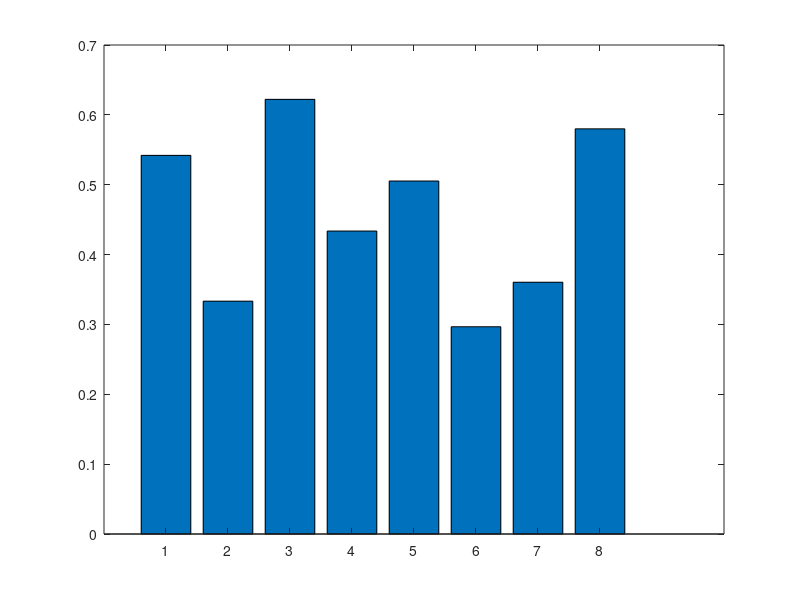

The MATLAB source for this figure: (Note: this script raises an error after producing the figure.)
% data from ./result/result_total.json
title = {'among us', 'apex lengend', ...
'fortnite', 'minecraft', 'overwatch', 'mario odyssey', 'botw', ...
 'roblox'};
x = [0.5420;0.3333;0.6222;0.4337;0.5053;0.2967;0.3604;0.58];
b = bar(x);

% set value on top of the bar
xtip = b.XEndPoints;
ytip = b.YEndPoints;
lable = string(b.YData);
text(xtip, ytip, lable, 'HorizontalAlignment','center',...
    'VerticalAlignment','bottom');

% set xlabel & ylabel
ylabel('clickbait per video');
set(gca, 'xticklabel', title);

% change color of the bar
b.FaceColor = 'flat';
b.CData(1,:) = [0.5 0 0];
b.CData(2,:) = [1 1 0];
b.CData(3,:) = [1 0 0.5];
b.CData(4,:) = [0 0.5 0.5];
b.CData(5,:) = [1 0.5 0.5];
b.CData(6,:) = [0.5 1 1];
b.CData(7,:) = [0 0 0.5];
b.CData(8,:) = [1 0 1];

